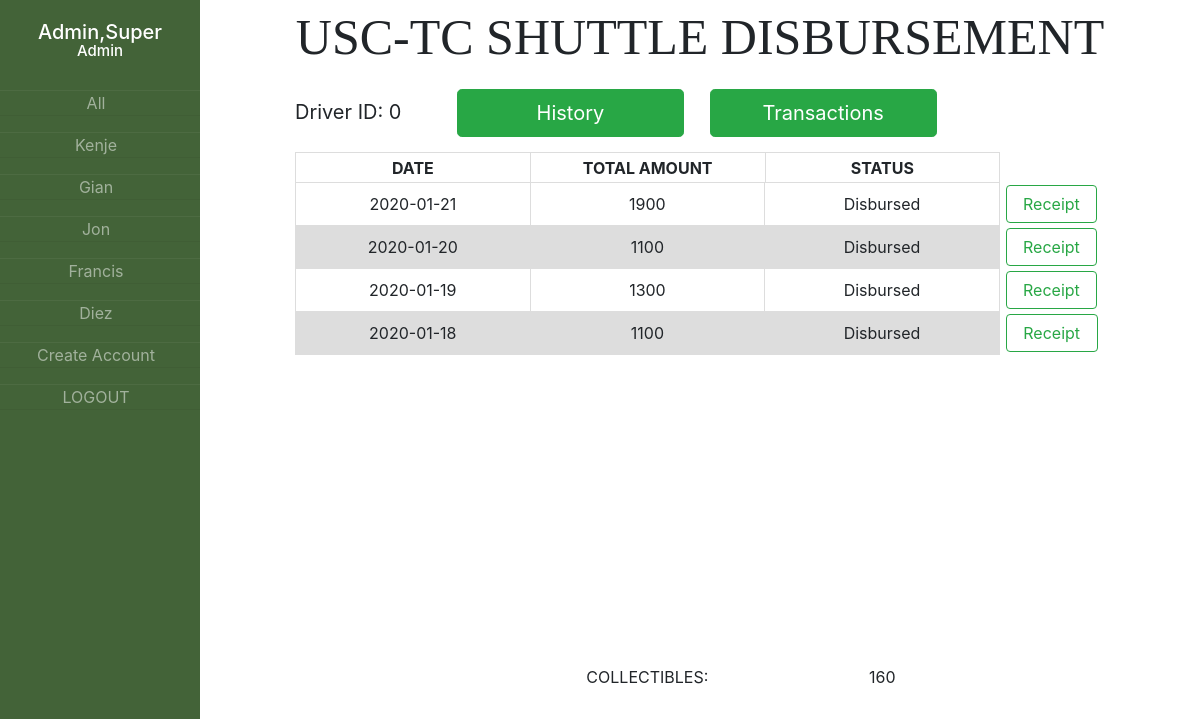
The app's page /driver.php?driver=Kenje (signed in) with its own data.
### tables this page shows
CREATE TABLE `DriverInformation` (
  `uid` int(10) NOT NULL,
  `Driver_ID` varchar(256) NOT NULL,
  `Date` date NOT NULL,
  `Driver_Name` varchar(256) NOT NULL,
  `Driver_Status` varchar(256) NOT NULL DEFAULT 'Not Disbursed',
  `Total_Amount` int(10) NOT NULL,
  `Collectibles` int(10) NOT NULL
);

### driver.php (the view, shortened to what this page needs)
<!doctype html>
<html lang="en">
<head>
    <link rel="stylesheet" href="css/bootstrap.min.css">
    <link rel="stylesheet" href="css/newdrive.css">
</head>
<body>
<div class="wrapper">
    <div class="sidebar">
        <?php
            echo "<h1>";
            echo $_SESSION['S_lastname'].",".$_SESSION['S_firstname'];
            echo "</h1>";
            echo "<h2>";
            echo $_SESSION['S_UserType'];
            echo "</h2>";
        ?>
        <ul>
            <li><a href="dashboard.php?searchdate=<?php echo date('Y-m-j');?>">All</a></li>
            <?php
                $servername = "localhost";
                $username = "root";
                $password = "";
                $dbname = "ourserver";
                $conn = new mysqli($servername, $username, $password, $dbname);
                $sql = "SELECT * FROM DriverInformation";
                $result = $conn->query($sql);
                if ($result->num_rows > 0) {
                    $names = array();
                    while($row = $result->fetch_assoc()) {
                        if(!in_array($row["Driver_Name"],$names)){
                            echo '<li><a href="driver.php?driver='.$row["Driver_Name"].'&id='.$row["Driver_ID"].'">' .$row["Driver_Name"]. '</a></li>';
                        }
                        array_push($names, $row["Driver_Name"]);
                    }
                }
                else {
                    echo "No record";
                }
                $selected_driver = 0;
                if (isset($_GET['driver']) ) {
                    $selected_driver = $_GET['driver'];
                }
                $selected_driver_ID = 0;
                if($_SESSION['S_UserType']=='Admin'){
                    echo '<li><a href="createuserpage.php">Create Account</a></li>';
                }
                echo '<li><a href="logout.php">LOGOUT</a></li>';
            ?>
        </ul>
    </div>
    <div class="main">
        <div class="title">USC-TC SHUTTLE DISBURSEMENT</div>
            <div class='outeroutertable'>
                <div class='toparea'><div class='DriverID'>Driver ID: <?php echo "$selected_driver_ID";?></div>
                <div class='tab'>
                    <button type='button' class='btn btn-success btn-lg' onclick='openhist();'>History</button>
                    <button type='button' class='btn btn-success btn-lg' onclick='opentran();'>Transactions</button>
                </div>
            </div>
        <div id='History' class='tabcontent'>
        <?php
            $sql = "SELECT * FROM `DriverInformation` WHERE Driver_Name='$selected_driver' ORDER BY Date DESC";
            $result = $conn->query($sql);
            if ($result->num_rows > 0) {
                echo " <div class='fakeoutertable'><table>
                        <tr>
                            <th>DATE</th>
                            <th>TOTAL AMOUNT</th>
                            <th>STATUS</th>
                            <th></th>
                        </tr>
                        </table></div>
                        <div class='outertable'>
                        <table>";
                while($row = $result->fetch_assoc()) {
                    echo "<tr><td>" .$row["Date"] ."</td>";
                    echo "<td>" .$row["Total_Amount"] ."</td>";
                    echo "<td>" .$row["Driver_Status"] ."</td>";
                    if($row["Driver_Status"]=='Not Disbursed'){
                        echo '<td><button type="button" class="btn btn-success" data-toggle="modal" data-target="#ReceiptModal" data-date="'.$row["Date"].'" data-did="'.$row["Driver_ID"].'">Disburse</button></td></tr>';
                        echo '<div class="modal fade" id="ReceiptModal" tabindex="-1" role="dialog" aria-labelledby="exampleModalLabel" aria-hidden="true">
                        <div class="modal-dialog modal-dialog-centered" role="document">
                            <div class="modal-content">
                            <div class="modal-header">
                                <h5 class="modal-title" id="exampleModalLabel">Confirm Password</h5>
                                <button type="button" class="close" data-dismiss="modal" aria-label="Close">
                                <span aria-hidden="true">&times;</span>
                                </button>
                            </div>
                            <div class="modal-body">
                                <form name="passvalues" action="verifydisburse.php" method="POST">
                                    <input class="form-control" type="password" placeholder="Password" name="confirmpw" required="required">
                            </div>
                            <div class="modal-footer">
                                <button type="button" class="btn btn-secondary" data-dismiss="modal">Close</button>
                                <input type="hidden" name="driver_id">
                                <input type="hidden" name="driver_date">
                                <input type="hidden" name="source" value="1">
                                <input type="hidden" name="account_id" value="'.$_SESSION["S_IDNum"] .'">
                                <input type="submit" class="btn btn-success" value="Confirm" id="button1">
                                </form>
                            </div>
                            </div>
                        </div>
                        </div>';
                    }
                    else{
                        echo '<td><form action="receipt.php" method="GET">
                                    <input type="hidden" name="ID" value="'.$row['Driver_ID'].'">
                                    <input type="hidden" name="Date" value="'.$row['Date'].'">
                                    <input type="submit" class="btn btn-outline-success" value=" Receipt "></input>
                                </form>
                            </td></tr>';
                    }
                }
                $sql2 = "SELECT * FROM `DriverInformation` WHERE Driver_Name='$selected_driver'";
                $result2 = $conn->query($sql2);
                $collect = 0;
                while($row2 = $result2->fetch_assoc()) {
                    $collect = $collect + $row2['Collectibles'];
                }
                echo "</table></div>
                    <div class='fakeoutertable'>
                    <table>
                    <tr>
                        <td></td>
                        <td>COLLECTIBLES:</td>
                        <td>".$collect."</td>
                        <td></td>
                    </tr></table></div>";
            }
            else {
                echo "<div class='NoRecord'>No record found</div>";
            }
        ?>
        </div>
        </div>
    </div>
</div>
</body>
</html>

### css/newdrive.css (style rules this page uses)
td, th { width: 29%; }
.wrapper { display: flex; position: relative; }
.wrapper .sidebar { position: fixed; width: 200px; height: 100%; background-color: rgb(67, 99, 56); padding-top: 20px; }
.wrapper .sidebar h1 { text-align: center; font-size: 20px; color: white; }
.wrapper .sidebar h2 { text-align: center; margin-top: -5%; margin-bottom: 15%; font-size: 15px; color: white; }
.wrapper .sidebar ul li { text-align: center; list-style: none; margin-bottom: 10%; margin-left: -30%; border-bottom: 1px solid rgba(0,0,0,0.05); border-top: 1px solid rgba(255,255,255,0.05); }
.wrapper .sidebar ul li a { color: rgba(255, 255, 255, 0.5); }
.wrapper .main { width: 100%; height: 100vh; margin-left: 200px; }
.wrapper .outeroutertable { width: 100%; height: 80%; }
.wrapper .outertable { margin: 0 auto; width: 90%; height: 60vh; overflow: auto; overflow-y: overlay; }
.wrapper .outertable2 td, th { border: 1px solid #dddddd; }
.wrapper .fakeoutertable { padding-right: 0px; margin: 0 auto; width: 90%; height: 30px; }
.wrapper .fakeoutertable tr:last-child td { border: none; }
.wrapper .fakeoutertable2 th:last-child, td:last-child { border: 1px solid #dddddd; }
.wrapper table { margin: 0 auto; width: 90%; }
.wrapper td, th { border: 1px solid #dddddd; text-align: center; padding-top: 2.5px; padding-bottom: 2.5px; }
.wrapper th:last-child, td:last-child { border: none; padding-left: 0px; background-color: white ; }
.wrapper tr:nth-child(even) { background-color: #dddddd; }
.wrapper .main .title { text-align: center; font-family: 'Times New Roman', Times, serif; font-size: 50px; }
.wrapper .main .outeroutertable .toparea { display: flex; margin: 0 auto; width: 81%; text-align: left; padding-top: 14px; padding-bottom: 15px; font-size: 20px; }
.wrapper .main .outeroutertable .toparea .DriverID { width: 20%; padding-top: 8px; }
.wrapper .main .outeroutertable .toparea .tab { display: flex; width: 80%; }
.wrapper .main .outeroutertable .toparea .tab button { width: 35%; margin-right: 4%; }

### records on screen
driverinformation: Driver_Name "Kenje", Date "2020-01-18", Total_Amount "1100", Driver_Status "Disbursed"
driverinformation: Driver_Name "Gian"
driverinformation: Driver_Name "Jon"
driverinformation: Driver_Name "Francis"
driverinformation: Driver_Name "Diez"
driverinformation: Date "2020-01-21", Total_Amount "1900", Driver_Status "Disbursed"
driverinformation: Date "2020-01-20", Total_Amount "1100", Driver_Status "Disbursed"
driverinformation: Date "2020-01-19", Total_Amount "1300", Driver_Status "Disbursed"

### other values on screen
$_SESSION['S_lastname'] "Admin"
$_SESSION['S_firstname'] "Super"
$_SESSION['S_UserType'] "Admin"
$selected_driver_ID "0"
$collect "160"
